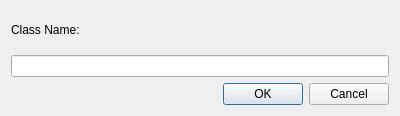
<?xml version="1.0" encoding="UTF-8"?>
<ui version="4.0">
 <class>KnowledgeBaseClassEditDialog</class>
 <widget class="QDialog" name="KnowledgeBaseClassEditDialog">
  <property name="geometry">
   <rect>
    <x>0</x>
    <y>0</y>
    <width>400</width>
    <height>116</height>
   </rect>
  </property>
  <property name="windowTitle">
   <string>Edit class</string>
  </property>
  <layout class="QGridLayout" name="gridLayout">
   <item row="0" column="0">
    <widget class="QLabel" name="label">
     <property name="text">
      <string>Class Name:</string>
     </property>
    </widget>
   </item>
   <item row="1" column="0">
    <widget class="QLineEdit" name="className"/>
   </item>
   <item row="2" column="0">
    <widget class="QDialogButtonBox" name="buttonBox">
     <property name="orientation">
      <enum>Qt::Horizontal</enum>
     </property>
     <property name="standardButtons">
      <set>QDialogButtonBox::Cancel|QDialogButtonBox::Ok</set>
     </property>
    </widget>
   </item>
  </layout>
 </widget>
 <resources/>
 <connections>
  <connection>
   <sender>buttonBox</sender>
   <signal>accepted()</signal>
   <receiver>KnowledgeBaseClassEditDialog</receiver>
   <slot>accept()</slot>
   <hints>
    <hint type="sourcelabel">
     <x>248</x>
     <y>254</y>
    </hint>
    <hint type="destinationlabel">
     <x>157</x>
     <y>274</y>
    </hint>
   </hints>
  </connection>
  <connection>
   <sender>buttonBox</sender>
   <signal>rejected()</signal>
   <receiver>KnowledgeBaseClassEditDialog</receiver>
   <slot>reject()</slot>
   <hints>
    <hint type="sourcelabel">
     <x>316</x>
     <y>260</y>
    </hint>
    <hint type="destinationlabel">
     <x>286</x>
     <y>274</y>
    </hint>
   </hints>
  </connection>
 </connections>
</ui>
